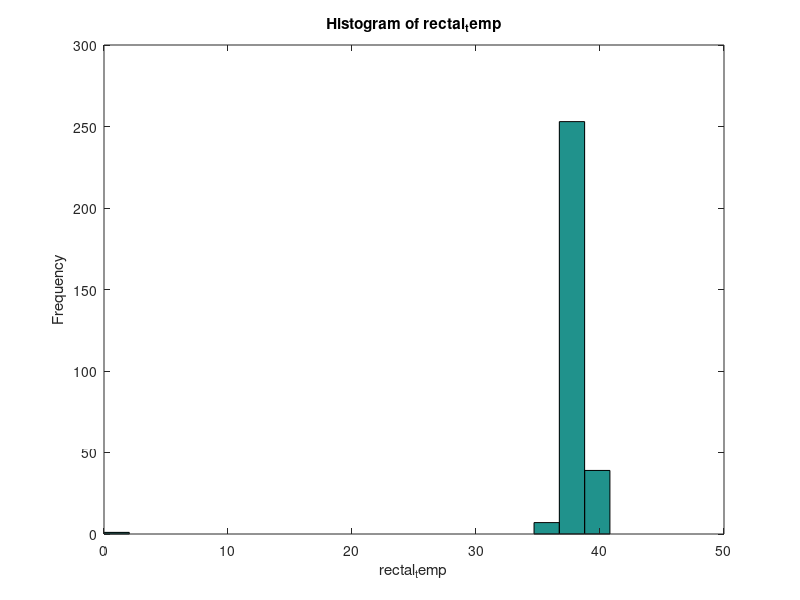
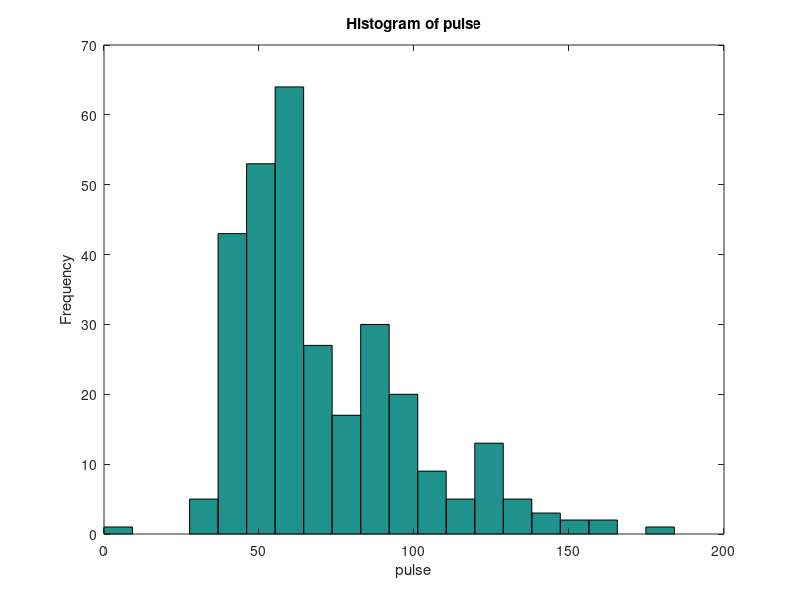
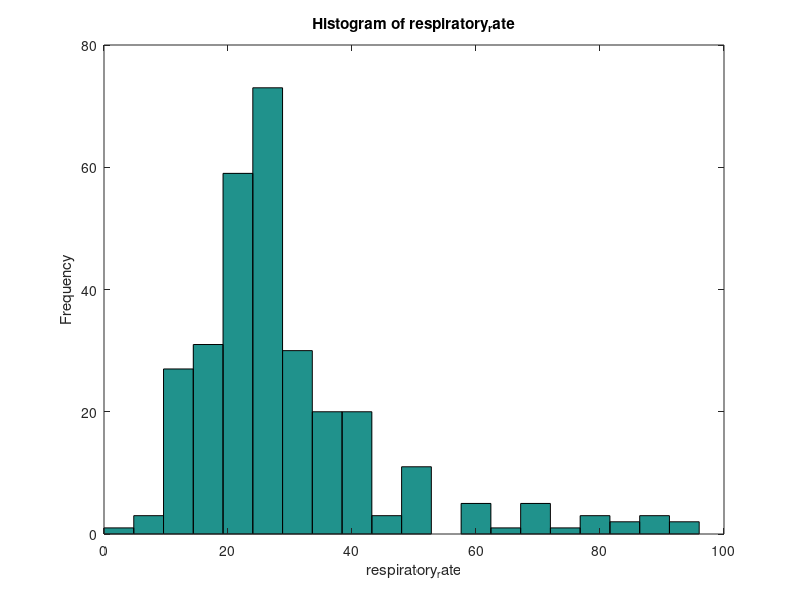
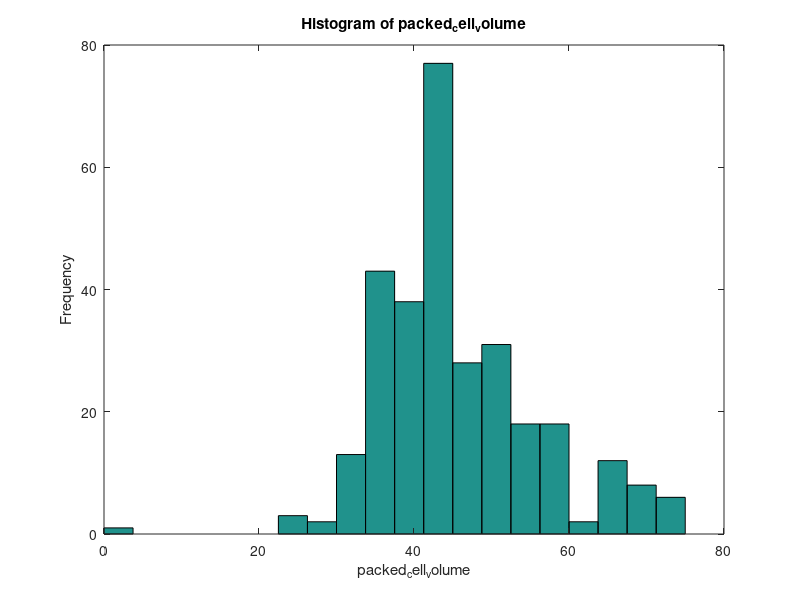

Here is the MATLAB script that generated these plots, in order:
% ============================================
% PHASE III — VISUALISATION FOR GNU OCTAVE
% No GUI popups, all PNG only
% ============================================

% Load dataset
raw = csvread("horse_No_scaling.csv");

cols = {"surgery", "age", "rectal_temp", "pulse", "respiratory_rate", ...
        "temp_of_extremities", "peripheral_pulse", "mucous_membrane", ...
        "capillary_refill_time", "pain", "peristalsis", ...
        "abdominal_distention", "nasogastric_tube", ...
        "nasogastric_reflux", "nasogastric_reflux_ph", ...
        "rectal_exam_feces", "abdomen", "packed_cell_volume", ...
        "total_protein", "abdomo_appearance", "abdomo_protein", ...
        "outcome", "surgical_lesion", "cp_data", ...
        "lesion_1_site", "lesion_1_type", "lesion_1_subtype", ...
        "lesion_1_specific", "num_lesions"};

for i = 1:length(cols)
  data.(cols{i}) = raw(:, i);
end

% --------------------------------------------
% FOLDER CREATION
% --------------------------------------------

mkdir("central_tendency_png");
mkdir("histograms_png");
mkdir("kde_png");
mkdir("heatmap_png");

% --------------------------------------------
% CENTRAL TENDENCY + DISPERSION
% --------------------------------------------

numeric_cols = {"rectal_temp", "pulse", "respiratory_rate", ...
                "packed_cell_volume", "total_protein", "abdomo_protein"};

fid = fopen("central_tendency_png/stats.txt", "w");

fprintf(fid, "Central Tendency and Dispersion\n\n");

for i = 1:length(numeric_cols)
    col = data.(numeric_cols{i});
    fprintf(fid, "%s: mean=%.3f, median=%.3f, var=%.3f, std=%.3f, range=%.3f\n", ...
            numeric_cols{i}, mean(col), median(col), var(col), std(col), max(col)-min(col));
end

fclose(fid);

% --------------------------------------------
% HISTOGRAMS (NO POPUPS)
% --------------------------------------------

for i = 1:length(numeric_cols)
    figure("visible", "off");
    hist(data.(numeric_cols{i}), 20);
    title(["Histogram of ", numeric_cols{i}]);
    xlabel(numeric_cols{i});
    ylabel("Frequency");
    print(strcat("histograms_png/", numeric_cols{i}, "_hist.png"), "-dpng");
end

% --------------------------------------------
% MANUAL KDE FUNCTION
% --------------------------------------------

function [xgrid, pdf_vals] = manual_kde(x)
    x = x(:);
    n = length(x);
    sigma = std(x) * (4/(3*n))^(1/5);             
    xgrid = linspace(min(x), max(x), 300);
    pdf_vals = zeros(size(xgrid));

    for j = 1:length(xgrid)
        pdf_vals(j) = mean(normpdf(xgrid(j), x, sigma));
    end
end

% --------------------------------------------
% KDE PLOT FOR TOP 5 FEATURES
% --------------------------------------------

top5 = {"packed_cell_volume", "num_lesions", "total_protein", "pulse", "abdominal_distention"};
colors = lines(length(top5));

figure("visible", "off"); hold on;

for i = 1:length(top5)
    col = data.(top5{i});
    [xg, pdfv] = manual_kde(col);
    plot(xg, pdfv, "linewidth", 2, "color", colors(i,:));
end

legend(top5, "location", "northeast");
title("KDE Distribution of Top 5 Discriminant Features");
xlabel("Value");
ylabel("Density");
hold off;

print("kde_png/kde_top5.png", "-dpng");

% --------------------------------------------
% CORRELATION HEATMAP (NO POPUPS)
% --------------------------------------------

C = corrcoef(raw);

figure("visible", "off");
imagesc(C);
colorbar;
colormap("jet");
title("Correlation Heatmap (All Encoded Numeric Features)");

set(gca, "XTick", 1:length(cols), "XTickLabel", cols);
set(gca, "YTick", 1:length(cols), "YTickLabel", cols);
xtickangle(45);

print("heatmap_png/correlation_heatmap.png", "-dpng");



% ============================================
%         VIOLIN STYLE PLOTS (OUTCOME GROUPS)
% ============================================

mkdir("violin_plots");

% manual KDE function
function [xgrid, pdf_vals] = kde_manual(x)
    x = x(:);
    n = length(x);
    sigma = std(x) * (4/(3*n))^(1/5);  
    xgrid = linspace(min(x), max(x), 200);
    pdf_vals = zeros(size(xgrid));
    for j = 1:length(xgrid)
        pdf_vals(j) = mean(normpdf(xgrid(j), x, sigma));
    end
end

% outcome column index
label_idx = find(strcmp(cols, "outcome"));

% Loop over all features EXCEPT "outcome"
for f = 1:length(cols)
    
    if strcmp(cols{f}, "outcome")
        continue;
    end

    feat_name = cols{f};
    x = raw(:, f);
    y = raw(:, label_idx);

    % Split by class
    g0 = x(y == 0);   % died
    g1 = x(y == 1);   % euthanized
    g2 = x(y == 2);   % lived

    % KDE for each group
    [x0, p0] = kde_manual(g0);
    [x1, p1] = kde_manual(g1);
    [x2, p2] = kde_manual(g2);

    % Normalize width so shapes are comparable
    p0 = p0 / max(p0);
    p1 = p1 / max(p1);
    p2 = p2 / max(p2);

    % Create violin-like mirroring
    figure("visible", "off"); hold on;

    fill([p0 -p0(end:-1:1)], [x0 x0(end:-1:1)], [1 0.5 0.5], "facealpha", 0.7); % red-ish
    fill([p1 -p1(end:-1:1)] + 3, [x1 x1(end:-1:1)], [1 0.8 0.3], "facealpha", 0.7); % yellow-ish
    fill([p2 -p2(end:-1:1)] + 6, [x2 x2(end:-1:1)], [0.4 0.8 1], "facealpha", 0.7); % blue-ish

    title(sprintf("Violin Style Distribution – %s", feat_name));
    ylabel(feat_name);
    set(gca, "XTick", [0 3 6], "XTickLabel", {"Died", "Euthanized", "Lived"});

    hold off;

    % Save file
    fname = strcat("violin_plots/", feat_name, "_violin.png");
    print(fname, "-dpng");

end

disp("✅ Violin-style plots saved in folder: violin_plots/");
